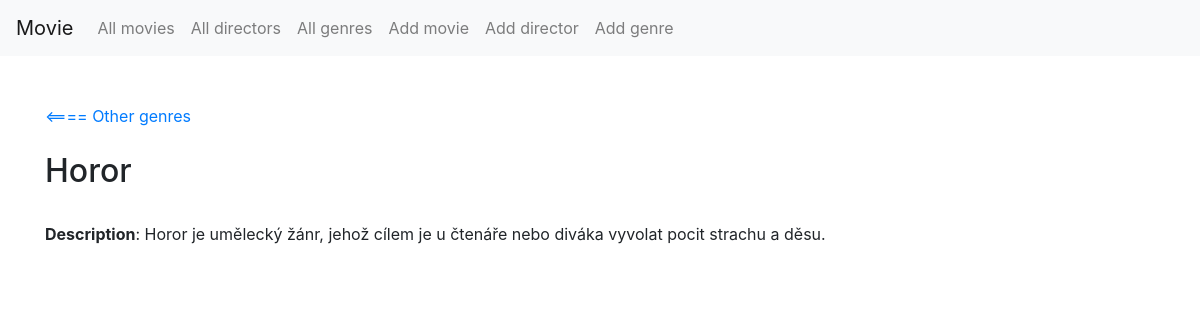
/genres/2/, run on the app's committed database.
### Movie/models.py (models this page shows, shortened)
class Genre(models.Model):
    name = models.CharField('Genre', max_length=50, unique=True)
    description = models.TextField('Description', null=True, blank=True)

### Movie/views.py (the view)
# urls.py: url(r'^genres/(?P<genre_id>[0-9]+)/$', views.genre_detail, name='genredetail'),
def genre_detail(request, genre_id):
    genre = get_object_or_404(Genre, pk=genre_id)
    return render(request, 'Movie/genre.html', {'genre': genre})

### Movie/templates/Movie/genre.html (shortened to what this page needs)
{% extends "Movie/base.html" %}
{% block content %}
<div style="text-align:left">
    <a href="/genres/"><==== Other genres</a>
    <br>
    <br>
    <h2>{{ genre.name }}</h2>
    <br>
    <p><b>Description</b>: {{ genre.description }}</p>
</div>
{% endblock %}

### data on the page
Genre: name "Horor", description "Horor je umělecký žánr, jehož cílem je u čtenáře nebo diváka vyvolat pocit strachu a děsu."
